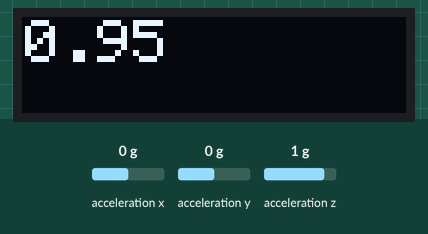
Bench run of a program on a simulated Arduino Mega 2560, built with avr-gcc and run on an emulated ATmega2560. Parts: 128×32 one-colour display. Wiring (inferred from the names in the program): MPU-6050 motion sensor at I2C address 0x68. The inputs (shaded band) are chosen by the test bench; at power-on: acceleration z 1 g, acceleration x 0 g, acceleration y 0 g. What the program prints to the serial monitor is not drawn.

Above: at 1.7 s.
1.8 s: acceleration z set to -1.4 g
At 4.3 s:
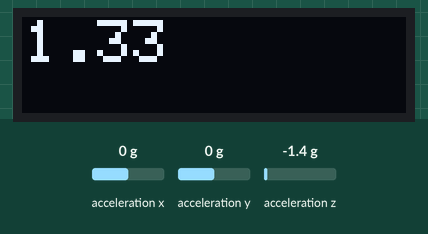
4.7 s: acceleration z set to 0 g
At 6.2 s:
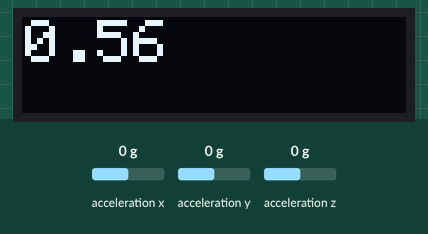
6.7 s: acceleration x set to -1.4 g
At 7.6 s:
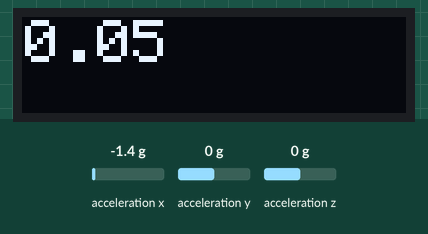
9.3 s: acceleration x set to 0.8 g
At 12.0 s:
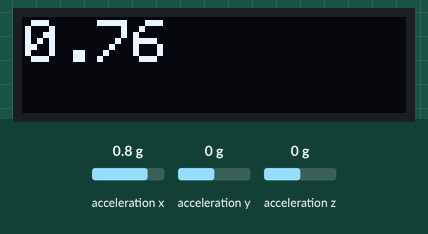
12.3 s: acceleration x set to -0.1 g
At 14.6 s:
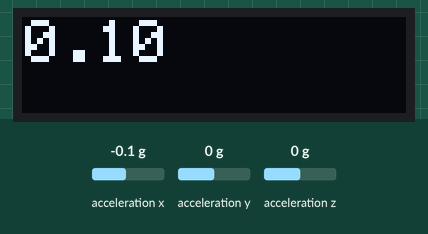
Timing chart, 0 to 16.1 s (numbered marks = the images above; inputs shaded):
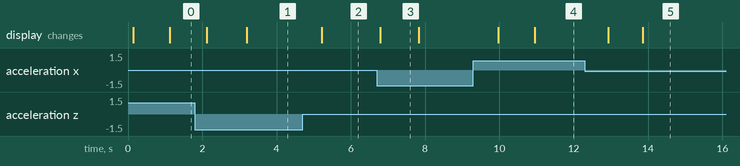

The program:

main.cpp
```cpp
#include <Arduino.h>
#include<Wire.h>
#include <stdint.h>
#include <stdlib.h>
#include <math.h>
#include <Wire.h>
#include <Adafruit_GFX.h>
#include <Adafruit_SSD1306.h>


#define MPU_ADD 0x68
#define SAMPLES_CALIBRATION 20
#define HALF_SAMPLES_CALIBRATION 10
#define  ACC_OUT_REGISTER 0x3B
#define ACC_CONFIG_REGISTER 0x1C
#define AFS_SEL_2G 0x00
#define AFS_SEL_4G 0x01
#define AFS_SEL_8G 0x10
#define AFS_SEL_16 0x11
#define  TH_ACC 3000
#define SAMPLES_ROLLING_SUM 50
#define SAMPLES_CHECK_AXIS 50
#define TH_ROLLING_SUM 500000


#define OLED_RESET 4
Adafruit_SSD1306 display(OLED_RESET);

// this is the Width and Height of Display which is 128 xy 32
#define DISPLAY_HEIGHT 32
#define DISPLAY_WIDTH  128


// Variaveis para armazenar valores do sensor
uint8_t index, current_axis, i, current_register_addr;
int16_t acc,acc_old;
int16_t acc_arr[SAMPLES_ROLLING_SUM];
int32_t sum_acc, sum_acc_level;
uint16_t flag;

const float calib_coeffs[3][2] = {
          {1.0029002389052817, 607.9006397945009},
          {0.9949136997537035, -92.6093859967491},
          {0.9725727991611409, 12.820518761250241}
      };

void update_display();
void define_current_acc_register(void);
void config_mpu(void);
int16_t read_acc(uint8_t start_addr);
void print_values(void);

void setup() {
  // Inicializa Serial
  Serial.begin(9600);
  Serial.println("Setup has started");
  config_mpu();
  Serial.println("MPU has been configured");
  define_current_acc_register();
  Serial.println("Current acc register has been defined");
  sum_acc = 0; index = 0; acc_old = 0; memset(acc_arr, 0, SAMPLES_ROLLING_SUM*sizeof(int16_t)); flag = 0;
  Serial.println("Setup has finished");
  update_display();
}

void loop() {

  for(int i=0;i < SAMPLES_CHECK_AXIS; i++)
  {
    // Read accelaeration
    acc = read_acc(current_register_addr);

    sum_acc -= acc_arr[index];
    acc_arr[index] = abs(acc);
    sum_acc += acc_arr[index];

    index ++;
    if(index == SAMPLES_ROLLING_SUM){
      index = 0 ;
    }


  if((i > 0) & (abs(acc - acc_old) > TH_ACC)){
      flag = 10000;
    }
    else{
      flag = 0;
    }

    acc_old = acc;

    print_values();

    //delay(50);
  }

  if(abs(sum_acc_level - sum_acc)> 10000){
    update_display();
    sum_acc_level = sum_acc;
  }


  if(sum_acc < TH_ROLLING_SUM){
     define_current_acc_register();
    sum_acc = 0; index = 0; acc_old = 0; memset(acc_arr, 0, SAMPLES_ROLLING_SUM*sizeof(int16_t)); flag = 0;
  }


}


void define_current_acc_register(void){

  float acc_xyz[3];
  uint8_t counter_xyz[3] = {0};

  while(1){

    for (uint8_t i = 0; i < SAMPLES_CALIBRATION; i++){
      Wire.beginTransmission(MPU_ADD);
      Wire.write(ACC_OUT_REGISTER);
      Wire.endTransmission(false);
      Wire.requestFrom(MPU_ADD, 6, true); // Solicita os dados ao sensor

      acc_xyz[0] = fabs((Wire.read() << 8 | Wire.read())*calib_coeffs[0][0] - calib_coeffs[0][1]);
      acc_xyz[1] = fabs((Wire.read() << 8 | Wire.read())*calib_coeffs[1][0] - calib_coeffs[1][1]);
      acc_xyz[2] = fabs((Wire.read() << 8 | Wire.read())*calib_coeffs[2][0] - calib_coeffs[2][1]);

      uint8_t skip;
      for(uint8_t j = 0; j<3; j++){
        skip = 0;
        for(uint8_t k =0; k<3; k++){
          if(j!=k){
            if(acc_xyz[j] < acc_xyz[k]){
              skip = 1;
              break;
            }
          }
        }

        if(skip == 0){
          counter_xyz[j]++;
          if (counter_xyz[j]>HALF_SAMPLES_CALIBRATION){
          current_register_addr = ACC_OUT_REGISTER + 2*j;
          current_axis = j;
          acc_old = read_acc(current_register_addr);
          sum_acc_level = acc_old*SAMPLES_ROLLING_SUM;
          return;
          }
        }
      }
    }
  }
}

int16_t read_acc(uint8_t start_addr){
  int16_t output;
  Wire.beginTransmission(MPU_ADD);
  Wire.write(start_addr);
  Wire.endTransmission(false);
  Wire.requestFrom(MPU_ADD, 2, true); // Solicita os dados ao sensor
  output =  (Wire.read() << 8 | Wire.read());
  return output;
}

void config_mpu(void){
// Inicializa o MPU-6050
  Wire.setClock(400000);
  Serial.println("Clock frequency has been set");
  Wire.beginTransmission(MPU_ADD);
  Wire.write(0x6B);
  Wire.write(0);
  Wire.endTransmission(true);

  Serial.println("Handshake has been done");

  Wire.beginTransmission(MPU_ADD);
  Wire.write(ACC_CONFIG_REGISTER);
  Wire.write(AFS_SEL_2G);
  Wire.endTransmission();

  Wire.beginTransmission(MPU_ADD);
  Wire.write(0x1A);
  Wire.write(0x06);
  Wire.endTransmission();
}

void print_values(void){
  Serial.println(String(acc_old) + "," + String(sum_acc) + "," + String(current_register_addr) + "," + String(current_axis));

}


void update_display(){
  display.begin(SSD1306_SWITCHCAPVCC, 0x3C);  // initialize with the I2C addr 0x3C (for the 128x32)
  float g = float(sum_acc)/ 860000.0;
  // Clear the buffer.
  display.clearDisplay();
  display.setTextSize(2);
  display.setTextColor(WHITE);
  display.setCursor(1,1);
  display.println(String(g,2));
  display.display();

}
```

Measured:
- after the input at 1.8 s, the display: first changes after 0.32 s (image 1 shows a later state)
- after the input at 4.7 s, the display: changes after 0.51 s (image 2)
- after the input at 6.7 s, the display: changes after 0.09 s (image 3)
- after the input at 9.3 s, the display: first changes after 0.67 s (image 4 shows a later state)
- after the input at 12.3 s, the display: first changes after 0.63 s (image 5 shows a later state)
- what the display in image 3 shows lasts 1.0 s, from 6.8 s to 7.8 s
